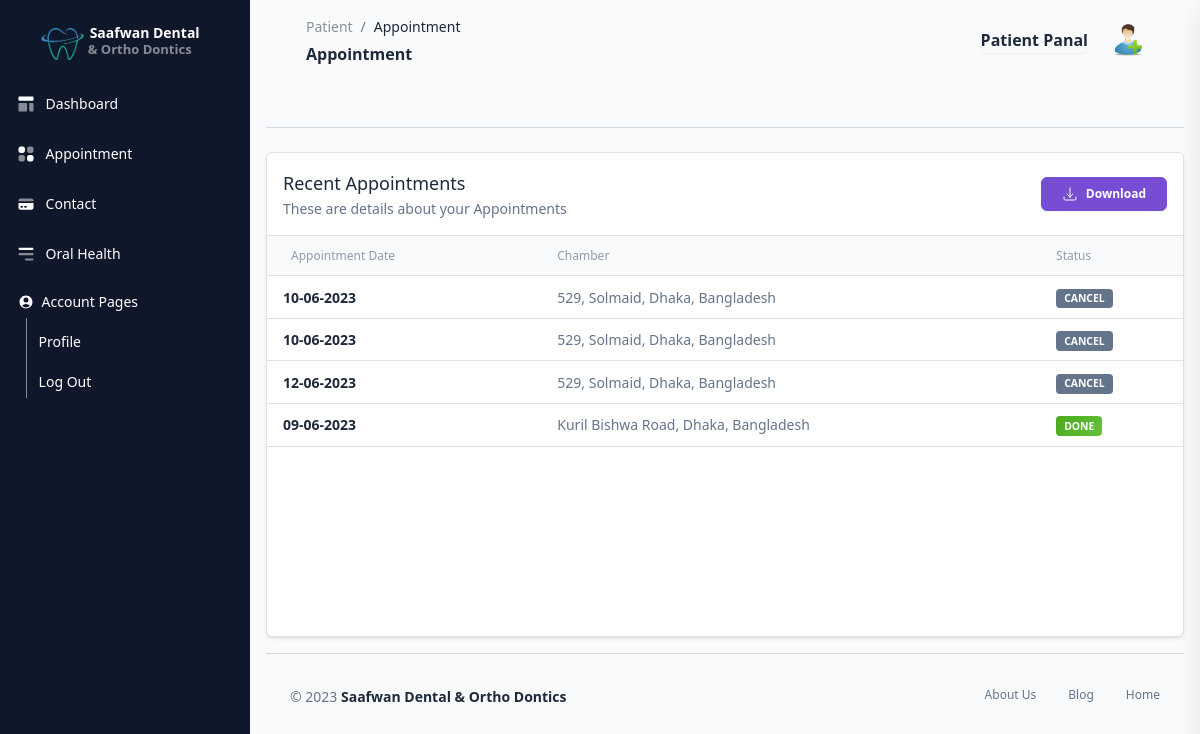
/View/patient/appointmentHistory.php (signed in), run on the app's committed database.
### tables this page shows
CREATE TABLE `appointments` (
  `id` int(11) NOT NULL,
  `user` varchar(20) NOT NULL,
  `chamber` int(11) DEFAULT NULL,
  `appointment_at` date DEFAULT NULL,
  `created_at` date DEFAULT NULL,
  `cancel_at` date DEFAULT NULL,
  `status` varchar(10) DEFAULT NULL,
  `patient_id` int(11) DEFAULT NULL
);

CREATE TABLE `doctors` (
  `id` int(11) NOT NULL,
  `name` varchar(50) NOT NULL,
  `email` varchar(50) NOT NULL,
  `phone` varchar(20) NOT NULL,
  `password` varchar(20) NOT NULL,
  `created_at` date DEFAULT NULL,
  `deleted_at` date DEFAULT NULL,
  `chamber1` varchar(250) NOT NULL,
  `chamber2` varchar(250) DEFAULT NULL
);

### View/patient/appointmentHistory.php (the view, shortened to what this page needs)
<?php
function chamber($chamber)
{
    global $doc;
    if ($chamber == "1")
        return $doc["chamber1"];
    else if ($chamber == "2")
        return $doc["chamber2"];
}
function status($status)
{
    if ($status == "pending")
        return "warning";
    else if ($status == "done")
        return "success";
    else if ($status == "cancel")
        return "secondary";
}
?>
<!DOCTYPE html>
<html lang="en">
<head>
    <link href="../../assets/css/nucleo-icons.css" rel="stylesheet" />
    <link href="../../assets/css/nucleo-svg.css" rel="stylesheet" />
    <link href="../../assets/css/nucleo-svg.css" rel="stylesheet" />
    <link id="pagestyle" href="../../assets/css/corporate-ui-dashboard.css?v=1.0.0" rel="stylesheet" />
</head>
<body class="g-sidenav-show bg-gray-100">
    <aside class="sidenav navbar navbar-vertical navbar-expand-xs border-0 bg-slate-900 fixed-start" id="sidenav-main">
        <?php include("../components/patientSidebar.php"); ?>
    </aside>
    <main class="main-content position-relative border-radius-lg ">
        <nav class="navbar navbar-main navbar-expand-lg mx-5 px-0 shadow-none rounded" id="" navbar-scroll="true">
            <div class="container-fluid py-1 px-2">
                <nav aria-label="breadcrumb">
                    <ol class="breadcrumb bg-transparent mb-1 pb-0 pt-1 px-0 me-sm-6 me-5">
                        <li class="breadcrumb-item text-sm"><a class="opacity-5 text-dark" href="javascript:;">Patient</a></li>
                        <li class="breadcrumb-item text-sm text-dark active" aria-current="page">Appointment</li>
                    </ol>
                    <h6 class="font-weight-bold mb-0">Appointment</h6>
                </nav>
                <div class="collapse navbar-collapse mt-sm-0 mt-2 me-md-0 me-sm-4" id="navbar">
                    <div class="ms-md-auto pe-md-3 d-flex align-items-center">
                        <div class="input-group">
                            <h6 class="font-weight-bolder text-black mb-0">Patient Panal</h6>
                        </div>
                    </div>
                    <ul class="navbar-nav  justify-content-end">
                        <li class="nav-item dropdown ps-2 d-flex align-items-center">
                            <a href="javascript:;" class="nav-link text-body p-0" id="dropdownMenuButton" data-bs-toggle="dropdown" aria-expanded="false">
                                <img src="../../assets/img/patient.png" class="avatar avatar-sm" alt="avatar" title="<?php echo $_SESSION["name"]; ?>" />
                            </a>
                        </li>
                    </ul>
                </div>
            </div>
        </nav>
        <div class="container-fluid py-4 px-3">
            <hr class="my-4">
            <div class="col-lg-12 col-md-12">
                <div class="card shadow-xs border">
                    <div class="card-header border-bottom pb-0">
                        <div class="d-sm-flex align-items-center mb-3">
                            <div>
                                <h6 class="font-weight-semibold text-lg mb-0">Recent Appointments</h6>
                                <p class="text-sm mb-sm-0 mb-2">These are details about your Appointments</p>
                            </div>
                            <div class="ms-auto d-flex">
                                <button type="button" class="btn btn-sm btn-primary btn-icon d-flex align-items-center mb-0">
                                    <span class="btn-inner--icon">
                                    </span>
                                    <span class="btn-inner--text">Download</span>
                                </button>
                            </div>
                        </div>
                    </div>
                    <div class="card-body px-0 py-0">
                        <div class="table-responsive p-0 " style="height: 50vh; overflow-y: scroll;">
                            <table class=" table align-items-center justify-content-center mb-0">
                                <thead class="bg-gray-100">
                                    <tr>
                                        <th class="text-secondary text-xs font-weight-semibold opacity-7">Appointment Date</th>
                                        <th class="text-secondary text-xs font-weight-semibold opacity-7 ps-2">Chamber</th>
                                        <th class="text-secondary text-xs font-weight-semibold opacity-7 ps-2">Status</th>
                                    </tr>
                                </thead>
                                <tbody>
                                    <?php
                                    if ($appointment->num_rows > 0) {
                                        while ($data = $appointment->fetch_assoc()) {
                                    ?>
                                            <tr>
                                                <td>
                                                    <div class="d-flex px-2">
                                                        <div class="my-auto">
                                                            <h6 class="mb-0 text-sm"><?php echo date('d-m-Y', strtotime($data["appointment_at"])); ?></h6>
                                                        </div>
                                                    </div>
                                                </td>
                                                <td>
                                                    <p class="text-sm font-weight-normal mb-0"><?php echo chamber($data['chamber']) ?></p>
                                                </td>
                                                <td>
                                                    <span class='text-uppercase badge badge-sm bg-gradient-<?php echo status($data['status']) ?>'><?php echo $data['status'] ?></span>
                                                </td>
                                            </tr>
                                    <?php
                                        }
                                    }
                                    ?>
                                </tbody>
                            </table>
                        </div>
                    </div>
                </div>
            </div>
            <?php include("../components/patientFooter.php"); ?>
        </div>
    </main>
</body>
</html>

### data on the page
appointments: appointment_at "10-06-2023", chamber.chamber1 "529, Solmaid, Dhaka, Bangladesh", status "CANCEL"
appointments: appointment_at "10-06-2023", chamber.chamber1 "529, Solmaid, Dhaka, Bangladesh", status "CANCEL"
appointments: appointment_at "12-06-2023", chamber.chamber1 "529, Solmaid, Dhaka, Bangladesh", status "CANCEL"
appointments: appointment_at "09-06-2023", chamber.chamber2 "Kuril Bishwa Road, Dhaka, Bangladesh", status "DONE"
